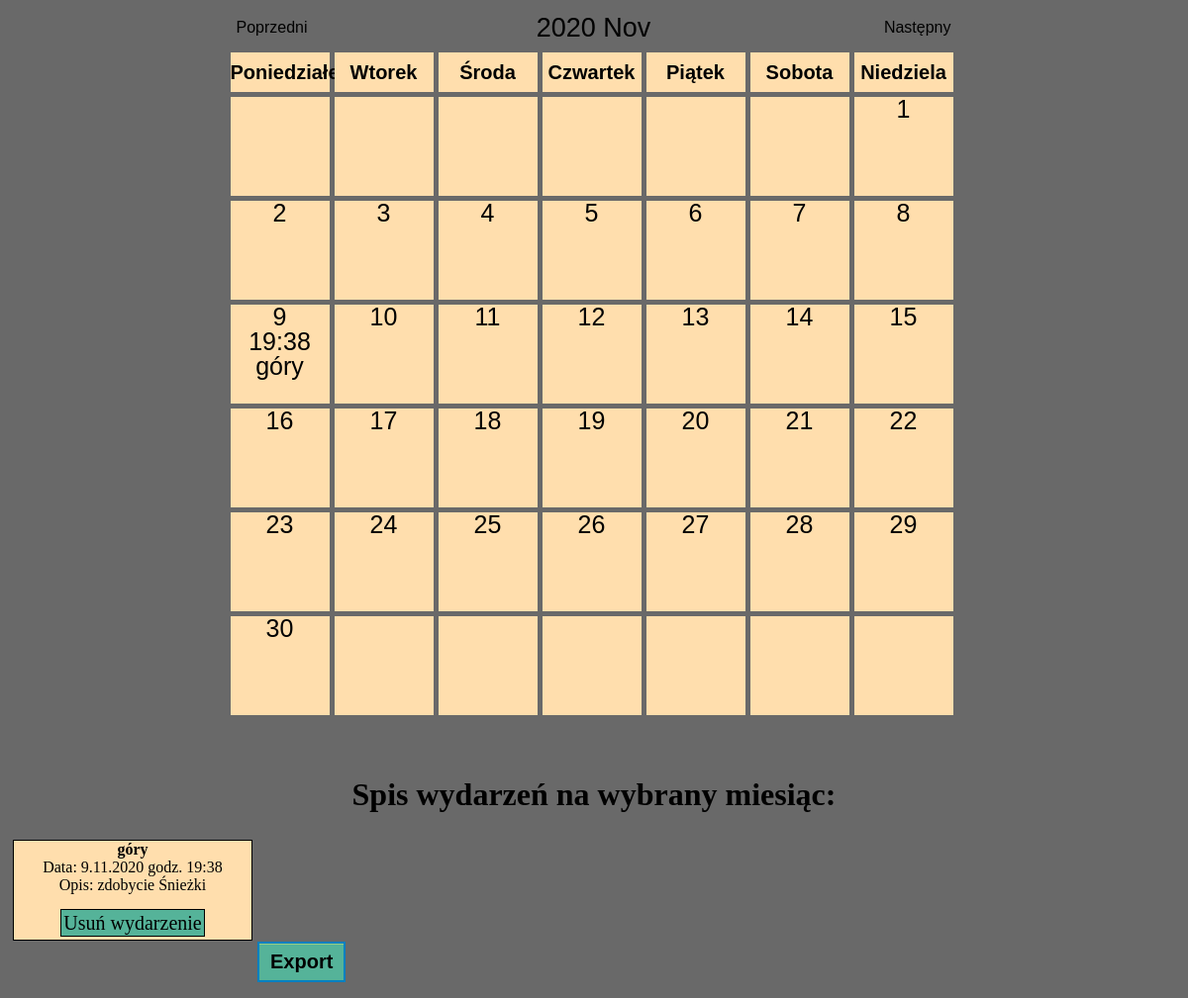
Page /index.php?month=11&year=2020 on the committed database.
### tables this page shows
CREATE TABLE `events` (
  `id` int(100) NOT NULL,
  `dzien` int(100) NOT NULL,
  `miesiac` int(100) NOT NULL,
  `rok` int(100) NOT NULL DEFAULT '2020',
  `godzina` time(1) NOT NULL,
  `tytul` varchar(255) NOT NULL,
  `opis` varchar(255) NOT NULL
);

### index.php (the view, shortened to what this page needs)
<html>
<head>
<link href="kalendarz.css" type="text/css" rel="stylesheet" />
</head>
<body>
<?php
	include 'kalendarz.php';
	$kalendarz = new kalendarz();
	echo $kalendarz->show();
?>
<br><br>
<h1>Spis wydarzeń na wybrany miesiąc:</h1>
<?php
	$servername = "localhost";
	$username = "root";
	$password = "root";
	$dbname = "kalendarz";
	$conn = new mysqli($servername, $username, $password, $dbname);
	$conn -> query("SET NAMES 'utf8'");
	if(isset($_GET['month']))
	{
		$mies=$_GET['month'];
		$sql = "SELECT id, dzien, miesiac, rok, godzina, tytul, opis FROM events WHERE miesiac=$mies ORDER BY dzien, godzina";
		$result = $conn -> query($sql);
		if ($result -> num_rows > 0)
		{
	 		while($row = $result -> fetch_assoc())
	 		{
	 			echo '<div class=event1>';
	       		echo ' <b>'.$row["tytul"].'</b><br>Data: '.$row['dzien'].'.'.$row['miesiac'].'.'.$row['rok'].' godz. '.mb_substr($row['godzina'], 0, 5).'<br>Opis: '.$row['opis'].'<br><br><a class="button" href="usuwanie.php?id='.$row['id'].'">Usuń wydarzenie</a></div>';
			}
		} else { echo "<h4>Brak zaplanowanych wydarzeń na ten miesiąc</h4>"; }
	}
?>
<br><br><br><br><br><br>
	<div id="exportBtn">
		<form method="post" action="export.php">
		     <input type="submit" name="export" class="myButton" value="Export" />
		</form>
	</div>
</body>
</html>

### kalendarz.php (shortened to what this page needs)
<?php
class kalendarz {
    public function __construct(){
        $this->naviHref = htmlentities($_SERVER['PHP_SELF']);
    }
    private $dayLabels = array("Poniedziałek","Wtorek","Środa","Czwartek","Piątek","Sobota","Niedziela");
    private $currentYear=0;
    private $currentMonth=0;
    private $currentDay=0;
    private $currentDate=null;
    private $daysInMonth=0;
    private $naviHref= null;
    public function show() {
        $year  = null;
        $month = null;
        if(null==$year&&isset($_GET['year'])){
            $year = $_GET['year'];
        }else if(null==$year){
            $year = date("Y",time());
        }
        if(null==$month&&isset($_GET['month'])){
            $month = $_GET['month'];
        }else if(null==$month){
            $month = date("m",time());
        }
        $this->currentYear=$year;
        $this->currentMonth=$month;
        $this->daysInMonth=$this->_daysInMonth($month,$year);
        $content='<div id="kalendarz">'.
                        '<div class="box">'.
                        $this->_createNavi().
                        '</div>'.
                        '<div class="box-content">'.
                                '<ul class="label">'.$this->_createLabels().'</ul>';
                                $content.='<div class="clear"></div>';
                                $content.='<ul class="dates">';
                                $weeksInMonth = $this->_weeksInMonth($month,$year);
                                for( $i=0; $i<$weeksInMonth; $i++ ){
                                    for($j=1;$j<=7;$j++){
                                        $content.=$this->_showDay($i*7+$j);
                                    }
                                }
                                $content.='</ul>';
                                $content.='<div class="clear"></div>';
                        $content.='</div>';
        $content.='</div>';
        return $content;
    }
    private function _weeksInMonth($month=null,$year=null){
        $daysInMonths = $this->_daysInMonth($month,$year);
        $numOfweeks = ($daysInMonths%7==0?0:1) + intval($daysInMonths/7);
        $monthEndingDay= date('N',strtotime($year.'-'.$month.'-'.$daysInMonths));
        $monthStartDay = date('N',strtotime($year.'-'.$month.'-01'));
        if($monthEndingDay<$monthStartDay){
            $numOfweeks++;
        }
        return $numOfweeks;
    }
    private function _daysInMonth($month=null,$year=null){
        return date('t',strtotime($year.'-'.$month.'-01'));
    }
    private function _createNavi(){
        $nextMonth = $this->currentMonth==12?1:intval($this->currentMonth)+1;
        $nextYear = $this->currentMonth==12?intval($this->currentYear)+1:$this->currentYear;
        $preMonth = $this->currentMonth==1?12:intval($this->currentMonth)-1;
        $preYear = $this->currentMonth==1?intval($this->currentYear)-1:$this->currentYear;
        return
            '<div class="header">'.
                '<a class="prev" href="'.$this->naviHref.'?month='.sprintf('%02d',$preMonth).'&year='.$preYear.'">Poprzedni</a>'.
                    '<span class="title">'.date('Y M',strtotime($this->currentYear.'-'.$this->currentMonth.'-1')).'</span>'.
                '<a class="next" href="'.$this->naviHref.'?month='.sprintf("%02d", $nextMonth).'&year='.$nextYear.'">Następny</a>'.
            '</div>';
    }
    private function _createLabels(){
        $content='';
        foreach($this->dayLabels as $index=>$label){
            $content.='<li class="'.($label==6?'end title':'start title').' title">'.$label.'</li>';
        }
        return $content;
    }
private function _showDay($cellNumber){
        if($this->currentDay==0){
            $firstDayOfTheWeek = date('N',strtotime($this->currentYear.'-'.$this->currentMonth.'-01'));
            if(intval($cellNumber) == intval($firstDayOfTheWeek)){
                $this->currentDay=1;
            }
        }
        if( ($this->currentDay!=0)&&($this->currentDay<=$this->daysInMonth) ){
            $this->currentDate = date('Y-m-d',strtotime($this->currentYear.'-'.$this->currentMonth.'-'.($this->currentDay)));
            $cellContent = $this->currentDay.'<br><div class="event">'.$this->_showEvent($this->currentDay,$this->currentMonth).'</div>';
            $this->currentDay++;
        }else{
            $this->currentDate =null;
            $cellContent=null;
        }
        if($cellContent==null)
        {
            return '<li id="li-'.$this->currentDate.'" class="'.($cellNumber%7==1?' start ':($cellNumber%7==0?' end ':' ')).($cellContent==null?'mask':'').'">'.$cellContent.'</li>';
        }else
        {
            return '<a href=dodawanie_eventu.php?day='.$this->currentDay.'&month='.$this->currentMonth.'><li id="li-'.$this->currentDate.'" class="'.($cellNumber%7==1?' start ':($cellNumber%7==0?' end ':' ')).
        ($cellContent==null?'mask':'').'">'.$cellContent.'</li></a>';
        }
    }
    private function _showEvent($day,$month){
    		$day = $this->currentDay;
        	$month = $this->currentMonth;
	    	$servername = "localhost";
			$username = "root";
			$password = "root";
			$dbname = "kalendarz";
			$conn = new mysqli($servername, $username, $password, $dbname);
			$conn -> query("SET NAMES 'utf8'");
			$sql = "SELECT id, dzien, miesiac, godzina, tytul, opis FROM events WHERE dzien=$day and miesiac=$month ORDER BY godzina";
			$result = $conn->query($sql);
			if ($result -> num_rows > 0)
				{
					$eventContent = ' ';
			 		while($row = $result -> fetch_assoc())
			 		{
			 			$godz =  $row['godzina'];
			 			$godz1 = mb_substr($godz, 0, 5);
						$eventContent = $eventContent.' '.$godz1.' '.$row['tytul'].'<br>';
					}
					return $eventContent;
				}
    }
}

### kalendarz.css (style rules this page uses)
body { background-color: dimgrey; }
div#kalendarz { margin: 0px auto; padding: 0px; width: 745px; font-family: Arial, Helvetica, sans-serif; }
div#kalendarz div.box { position: relative; top: 0px; left: 0px; width: 100%; height: 40px; background-color: dimgrey; }
div#kalendarz div.header { line-height: 40px; vertical-align: middle; position: absolute; left: 11px; top: 0px; width: 722px; height: 40px; text-align: center; }
div#kalendarz div.header a.prev, div#kalendarz div.header a.next { position: absolute; top: 0px; height: 17px; display: block; cursor: pointer; text-decoration: none; color: #000000; }
div#kalendarz div.header span.title { color: #000000; font-size: 27px; }
div#kalendarz div.header a.prev { left: 0px; }
div#kalendarz div.header a.next { right: 0px; }
div#kalendarz ul.label { float: left; margin: 0px; padding: 0px; margin-top: 5px; margin-left: 5px; }
div#kalendarz ul.label li { margin: 0px; padding: 0px; margin-right: 5px; float: left; list-style-type: none; width: 100px; height: 40px; line-height: 40px; vertical-align: middle; text-align: center; color: #000; font-size: 20px; font-weight: bold; background-color: navajowhite; }
div#kalendarz ul.dates { float: left; margin: 0px; padding: 0px; margin-left: 5px; margin-bottom: 5px; }
div#kalendarz ul.dates li { margin: 0px; padding: 0px; margin-right: 5px; margin-top: 5px; line-height: 25px; vertical-align: middle; float: left; list-style-type: none; width: 100px; height: 100px; font-size: 25px; background-color: navajowhite; color: #000; text-align: center; }
div.event1 { margin: 5px; display: inline-block; text-align: center; height: 100px; width: 240px; border: 1px solid black; background-color: navajowhite; float: left; }
.button { padding: 2px; text-decoration: none; color: black; font-size: 20px; border: 1px solid black; background-color: #55b399; }
h1 { text-align: center; }
.myButton { box-shadow: inset 0px 1px 0px 0px #9acc85; background: linear-gradient(to bottom, #S 5%, #68a54b 100%); background-color: #55b399; border: 2px solid #0080c0; display: inline-block; cursor: pointer; color: #000000; font-family: Arial; font-size: 20px; font-weight: bold; padding: 7px 11px; text-decoration: none; }

### rows in the picture
events: godzina "19:38", tytul "góry", dzien "9", miesiac "11", rok "2020", opis "zdobycie Śnieżki"

### other values in the picture
date('Y M',strtotime($this->currentYear.'-'.$this->currentMonth.'-1')) "2020 Nov"
$label "Poniedziałek"
$label "Wtorek"
$label "Środa"
$label "Czwartek"
$label "Piątek"
$label "Sobota"
$label "Niedziela"
$this->currentDay "1"
$this->currentDay "2"
$this->currentDay "3"
$this->currentDay "4"
$this->currentDay "5"
$this->currentDay "6"
$this->currentDay "7"
